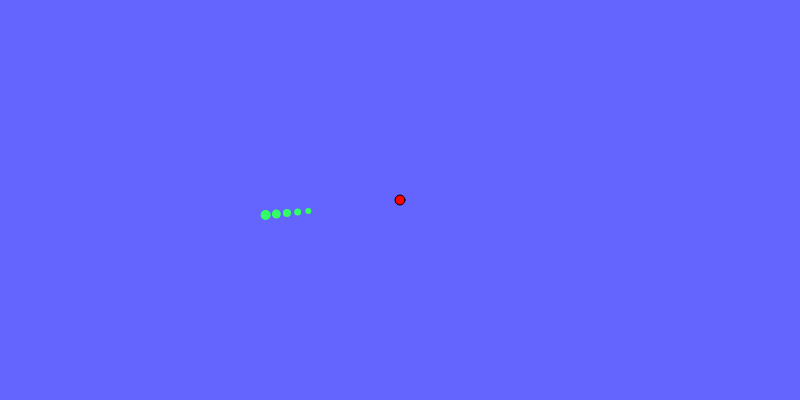
Frame 1 (no input)
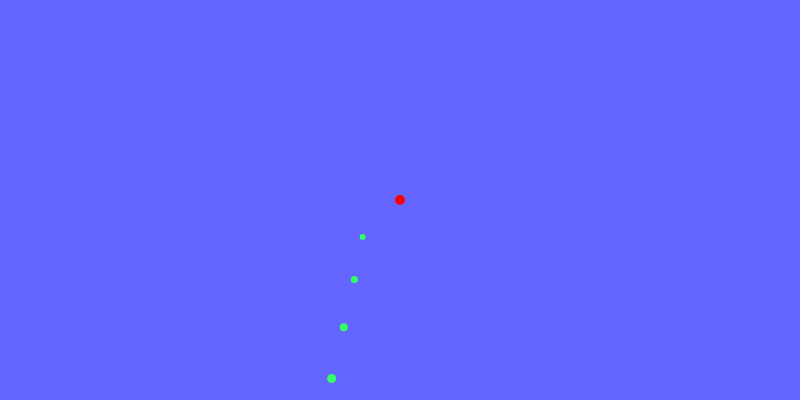
Frame 60 (no input)
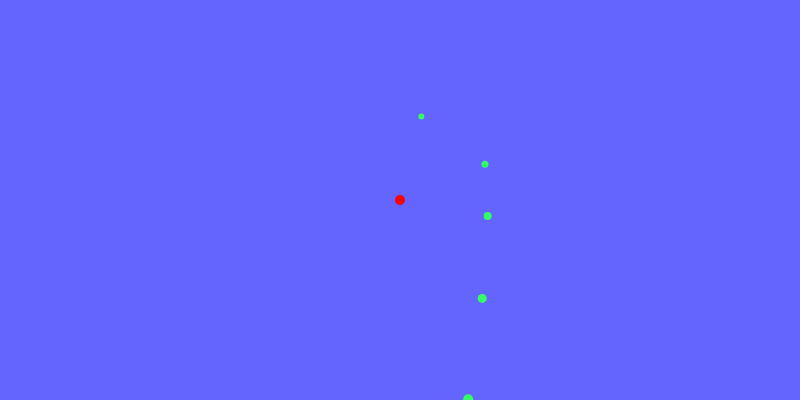
Frame 120 (the mouse pressed at the canvas centre since frame 60)

The p5.js sketch that drew these frames (run headless with seeded random() and noise() and a simulated clock; from frame 60 on, the mouse is pressed at the canvas centre):

// p5.js sketch
// ── sketch.js
var attractor, mover = [], count = 5;
var shiftX
function setup() {
	createCanvas(800, 400)
	shiftX = width/(count*15)
	for(var i = 0; i< count; i++){
		mover[i] = new Obj(i)
	}
	attractor = new Attractor(width/2, height/2, 10)
}

function draw() {
	background(100,100,100255);
	attractor.update()
	attractor.display()
	for(var i = 0; i< count; i++){
		mover[i].update(i);
		mover[i].display();
		attractor.attract(mover[i])
	}
}



function Obj(i){
	this.loc = createVector(width/3+i*shiftX, height/2 + 10);
	this.vel = createVector(-1,count-i);
	this.acc = createVector();
	this.rad = 10-i;
}

Obj.prototype = {
	update: function(i){
		this.vel.limit((count-i+1)*2)
		this.vel.add(this.acc)
		this.loc.add(this.vel)
		this.acc.mult(0)
	},
	display: function(){
		noStroke()
		fill(50,255,100);
		ellipse(this.loc.x, this.loc.y, this.rad)
	},
	applyForce: function(f){
		var frc = f.copy()
		frc.mult(this.rad/5)
		this.acc.add(frc)
	}
}

function Attractor(x,y,r){
	this.loc = createVector(x, y)
	this.vel = createVector()
	this.acc = createVector()
	this.rad = r
}

Attractor.prototype = {
	update: function(){
		this.vel.limit(.1)
		//this.acc = createVector(random(-.01, .01),random(-.01, .01),)
		this.vel.add(this.acc)
		this.loc.add(this.vel)
		this.acc.mult(0)
	},
	display: function(){
		fill(255,0,0);
		ellipse(this.loc.x, this.loc.y, this.rad)
	},
	attract: function(m){
		var toCnter = this.loc.copy(), //createVector(mouseX, mouseY)
			dir = toCnter.sub(m.loc),
			dist = dir.mag();
			dir.normalize()
			force = constrain(dist, 25,50)
		
		var attraction = dir.mult((20-m.rad)*this.rad/(force*force))
		m.applyForce(attraction)
	}
}
